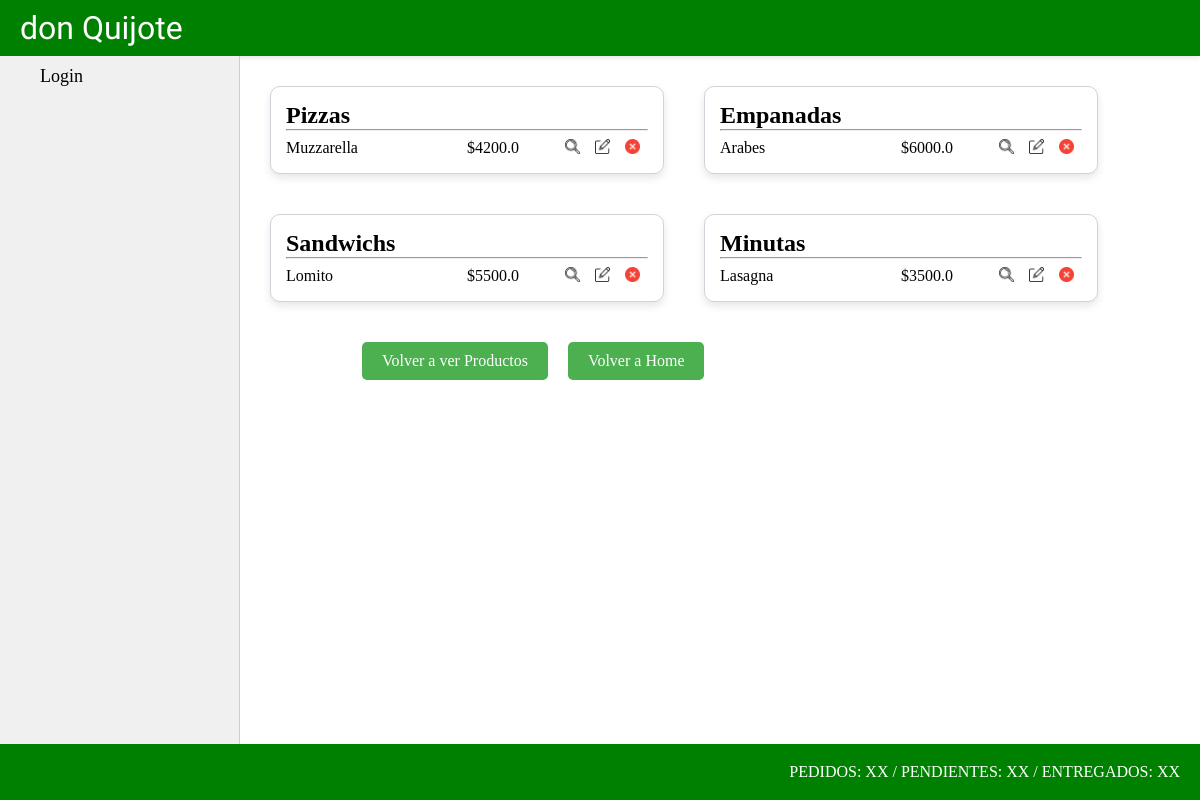
The page /producto/producto/list/ on the database its author committed.
### producto/models.py (models this page shows, shortened)
class ProductoCategoria(models.Model):
    nombre = models.CharField(max_length=50)

class Producto(models.Model):
    nombre = models.CharField(max_length=50)
    descripcion = models.CharField(max_length=200)
    precio = models.FloatField()
    categoria_id = models.ForeignKey(ProductoCategoria, on_delete=models.CASCADE)

### producto/views.py (the view)
# urls.py: path("producto/list/", views.ProductoList.as_view(), name="producto_list"),
class ProductoList(ListView):
    model = models.Producto
    def get_queryset(self) -> QuerySet:
        if self.request.GET.get("consulta"):
            consulta = self.request.GET.get("consulta")
            object_list = models.Producto.objects.filter(nombre__icontains=consulta)
        else:
            object_list = models.Producto.objects.all()
        return object_list

### producto/templates/producto/producto_list.html
{% extends 'core/base.html' %}
{% load static %}
{% block section %}
    {% regroup object_list by categoria_id.nombre as categorias %}
    <div class="conteiner-categorias">
        {% for categoria in categorias %}
        <div class="conteiner-card-productocategoria">
            <div class="card-categoria">
                <h1>{{ categoria.grouper }}</h1>
                <hr>
                {% for producto in categoria.list %}
                <div class="producto-opciones">
                    <p class="producto-nombre">{{ producto.nombre }}</p>
                    <p class="producto-precio">${{ producto.precio }}</p>
                    <div class="producto-opc">
                        <a href="{% url 'producto:producto_detail' producto.id %}"><img class="icono-opcion-producto" src="{% static 'core/img/lupa.webp' %}" alt="Detalle Producto"></a>
                        <a href="{% url 'producto:producto_update' producto.id %}"><img class="icono-opcion-producto" src="{% static 'core/img/editar.webp' %}" alt="Detalle Producto"></a>
                        <a href="{% url 'producto:producto_delete' producto.id %}"><img class="icono-opcion-producto" src="{% static 'core/img/eliminar.webp' %}" alt="Detalle Producto"></a>
                    </div>
                </div>
                {% endfor %}
            </div>
        </div>
        {% endfor %}
    </div>
    <div class="container-link-crud-productos">
        <a class="link-crud-productos" href="{% url 'producto:home' %}">Volver a ver Productos</a>
        <a class="link-crud-productos" href="{% url 'core:home' %}">Volver a Home</a>
    </div>
{% endblock section %}

### core/templates/core/base.html (shortened to what this page needs)
{% load static %}
<!DOCTYPE html>
<html lang="es">
<head>
    <link href="{% static 'core/css/styles.css' %}" rel="stylesheet" />
</head>
<body>
    {% include 'core/components/header.html' %}
    {% include 'core/components/navbar.html' %}
    <section class="section-container">
        {% block section %}
        {% endblock section %}
    </section>
    {% include 'core/components/footer.html' %}
</body>
</html>

### core/templates/core/components/header.html
<header class="container-header">
    <h1 class="title">don Quijote</h1>
</header>

### core/templates/core/components/navbar.html
<nav class="container-nav">
    <ul class="list-app">
        {% if user.is_authenticated %}
            <div class="usuario-logout">
                <li class="list-link"><a>Usuario: {{ user.username }}</a></li>
                <li>
                    <form action="{% url 'core:logout' %}" method="post">
                        {% csrf_token %}
                        <button type="submit" class="btn-logout"><u>Cerrar sesión</u></button>
                    </form>
                </li>
            </div>
            <li class="list-link"><a class="link-app" href="{% url 'core:home' %}">Escritorio</a></li>
            <li class="list-link"><a class="link-app" href="{% url 'producto:home' %}">Productos</a></li>
        {% else %}
            <li class="list-link"><a class="link-app" href="{% url 'core:login' %}">Login</a></li>
        {% endif %}
    </ul>
</nav>

### core/templates/core/components/footer.html
<header class="container-footer">
    <p class="info-footer">PEDIDOS: XX / PENDIENTES: XX / ENTREGADOS: XX</p>
</header>

### core/static/core/css/styles.css (style rules this page uses)
* { padding: 0; margin: 0; box-sizing: border-box; }
.container-header { background-color: green; height: 7vh; width: 100%; display: flex; align-items: center; justify-content: space-between; box-shadow: 0 2px 5px rgba(0,0,0,0.1); }
.title { color: #fff; font-family: "Poetsen One", sans-serif; font-weight: 400; font-style: normal; margin-left: 20px; }
.container-footer { height: 7vh; width: 100%; background-color: green; display: flex; align-items: center; justify-content: flex-end; box-shadow: 0 2px 5px rgba(0,0,0,0.1); }
.info-footer { color: #fff; font-weight: 400; font-style: normal; margin-right: 20px; }
.container-nav { width: 20%; height: 86vh; background-color: #f0f0f0; float: left; overflow-y: auto; border-right: 1px solid #ccc; }
.list-app { list-style: none; padding: 0; }
.list-link { margin-bottom: 10px; }
.link-app { color: #000; text-decoration: none; font-size: 18px; display: block; padding: 10px 40px; transition: background-color 0.3s ease; }
.section-container { height: 86vh; width: 80%; float: left; padding: 20px; overflow-y: auto; }
.container-link-crud-productos { display: flex; margin-left: 10%; margin-top: 30px; margin-bottom: 60px; }
.link-crud-productos { display: inline-block; text-decoration: none; background-color: #4CAF50; color: white; padding: 10px 20px; margin: 0 10px; border: none; border-radius: 5px; transition: background-color 0.3s; }
.conteiner-categorias { display: flex; flex-wrap: wrap; gap: 20px; }
.conteiner-card-productocategoria { display: flex; flex-direction: column; width: 45%; }
.card-categoria { margin: 10px; padding: 15px; border-radius: 10px; border: 1px solid #ced4da; display: flex; flex-direction: column; background-color: #ffffff; box-shadow: 0 4px 8px rgba(0, 0, 0, 0.1); transition: transform 0.2s ease-in-out, box-shadow 0.2s ease-in-out; }
.producto-opciones { margin-top: 8px; display: grid; grid-template-columns: 50% 25% 25%; grid-template-areas: "nom prc opc"; }
.producto-nombre { grid-area: nom; }
.producto-precio { grid-area: prc; }
.producto-opc { grid-area: opc; display: flex; justify-content: space-around; }
.icono-opcion-producto { width: 15px; height: 15px; }

### rows shown on the page
ProductoCategoria: grouper "Pizzas"
Producto: nombre "Muzzarella", precio "4200.0"
ProductoCategoria: grouper "Empanadas"
Producto: nombre "Arabes", precio "6000.0"
ProductoCategoria: grouper "Sandwichs"
Producto: nombre "Lomito", precio "5500.0"
ProductoCategoria: grouper "Minutas"
Producto: nombre "Lasagna", precio "3500.0"
